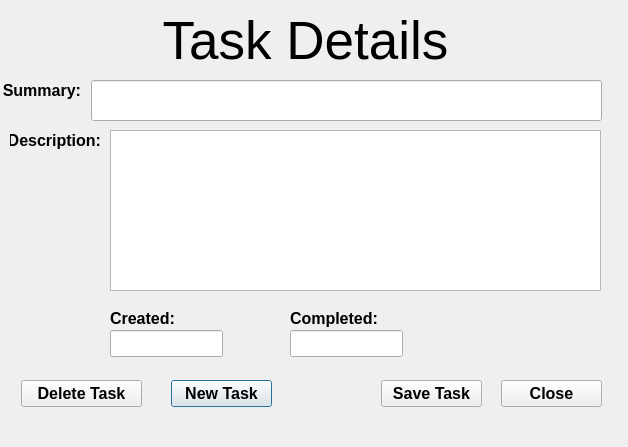
<?xml version="1.0" encoding="UTF-8"?>
<ui version="4.0">
 <class>Dialog</class>
 <widget class="QDialog" name="Dialog">
  <property name="geometry">
   <rect>
    <x>0</x>
    <y>0</y>
    <width>628</width>
    <height>447</height>
   </rect>
  </property>
  <property name="windowTitle">
   <string>To Do Task Info</string>
  </property>
  <widget class="QPushButton" name="newButton">
   <property name="geometry">
    <rect>
     <x>171</x>
     <y>380</y>
     <width>101</width>
     <height>27</height>
    </rect>
   </property>
   <property name="font">
    <font>
     <pointsize>12</pointsize>
     <weight>75</weight>
     <bold>true</bold>
    </font>
   </property>
   <property name="focusPolicy">
    <enum>Qt::ClickFocus</enum>
   </property>
   <property name="text">
    <string>New Task</string>
   </property>
  </widget>
  <widget class="QPushButton" name="saveButton">
   <property name="geometry">
    <rect>
     <x>381</x>
     <y>380</y>
     <width>101</width>
     <height>27</height>
    </rect>
   </property>
   <property name="font">
    <font>
     <pointsize>12</pointsize>
     <weight>75</weight>
     <bold>true</bold>
    </font>
   </property>
   <property name="focusPolicy">
    <enum>Qt::ClickFocus</enum>
   </property>
   <property name="text">
    <string>Save Task</string>
   </property>
  </widget>
  <widget class="QLabel" name="summaryLabel">
   <property name="geometry">
    <rect>
     <x>0</x>
     <y>80</y>
     <width>81</width>
     <height>20</height>
    </rect>
   </property>
   <property name="font">
    <font>
     <pointsize>12</pointsize>
     <weight>75</weight>
     <bold>true</bold>
    </font>
   </property>
   <property name="text">
    <string>Summary:</string>
   </property>
   <property name="alignment">
    <set>Qt::AlignRight|Qt::AlignTrailing|Qt::AlignVCenter</set>
   </property>
  </widget>
  <widget class="QPushButton" name="closeButton">
   <property name="geometry">
    <rect>
     <x>501</x>
     <y>380</y>
     <width>101</width>
     <height>27</height>
    </rect>
   </property>
   <property name="font">
    <font>
     <pointsize>12</pointsize>
     <weight>75</weight>
     <bold>true</bold>
    </font>
   </property>
   <property name="focusPolicy">
    <enum>Qt::ClickFocus</enum>
   </property>
   <property name="text">
    <string>Close</string>
   </property>
  </widget>
  <widget class="QLabel" name="titleLabel">
   <property name="geometry">
    <rect>
     <x>0</x>
     <y>10</y>
     <width>611</width>
     <height>61</height>
    </rect>
   </property>
   <property name="font">
    <font>
     <pointsize>40</pointsize>
    </font>
   </property>
   <property name="text">
    <string>Task Details</string>
   </property>
   <property name="alignment">
    <set>Qt::AlignCenter</set>
   </property>
  </widget>
  <widget class="QPushButton" name="deleteButton">
   <property name="geometry">
    <rect>
     <x>21</x>
     <y>380</y>
     <width>121</width>
     <height>27</height>
    </rect>
   </property>
   <property name="font">
    <font>
     <pointsize>12</pointsize>
     <weight>75</weight>
     <bold>true</bold>
    </font>
   </property>
   <property name="focusPolicy">
    <enum>Qt::ClickFocus</enum>
   </property>
   <property name="text">
    <string>Delete Task</string>
   </property>
  </widget>
  <widget class="QLineEdit" name="summaryEdit">
   <property name="geometry">
    <rect>
     <x>91</x>
     <y>80</y>
     <width>511</width>
     <height>41</height>
    </rect>
   </property>
   <property name="font">
    <font>
     <pointsize>14</pointsize>
     <weight>75</weight>
     <bold>true</bold>
    </font>
   </property>
  </widget>
  <widget class="QTextEdit" name="descriptionEdit">
   <property name="geometry">
    <rect>
     <x>110</x>
     <y>130</y>
     <width>491</width>
     <height>161</height>
    </rect>
   </property>
   <property name="font">
    <font>
     <pointsize>12</pointsize>
    </font>
   </property>
  </widget>
  <widget class="QLineEdit" name="createdEdit">
   <property name="geometry">
    <rect>
     <x>110</x>
     <y>330</y>
     <width>113</width>
     <height>27</height>
    </rect>
   </property>
  </widget>
  <widget class="QLabel" name="createdLabel">
   <property name="geometry">
    <rect>
     <x>110</x>
     <y>310</y>
     <width>70</width>
     <height>17</height>
    </rect>
   </property>
   <property name="font">
    <font>
     <pointsize>12</pointsize>
     <weight>75</weight>
     <bold>true</bold>
    </font>
   </property>
   <property name="text">
    <string>Created:</string>
   </property>
  </widget>
  <widget class="QLineEdit" name="completionEdit">
   <property name="geometry">
    <rect>
     <x>290</x>
     <y>330</y>
     <width>113</width>
     <height>27</height>
    </rect>
   </property>
  </widget>
  <widget class="QLabel" name="completionLabel">
   <property name="geometry">
    <rect>
     <x>290</x>
     <y>310</y>
     <width>91</width>
     <height>17</height>
    </rect>
   </property>
   <property name="font">
    <font>
     <pointsize>12</pointsize>
     <weight>75</weight>
     <bold>true</bold>
    </font>
   </property>
   <property name="text">
    <string>Completed:</string>
   </property>
  </widget>
  <widget class="QLabel" name="descriptionLabel">
   <property name="geometry">
    <rect>
     <x>10</x>
     <y>130</y>
     <width>91</width>
     <height>20</height>
    </rect>
   </property>
   <property name="font">
    <font>
     <pointsize>12</pointsize>
     <weight>75</weight>
     <bold>true</bold>
    </font>
   </property>
   <property name="text">
    <string>Description:</string>
   </property>
   <property name="alignment">
    <set>Qt::AlignRight|Qt::AlignTrailing|Qt::AlignVCenter</set>
   </property>
  </widget>
  <widget class="QLabel" name="idLabel">
   <property name="geometry">
    <rect>
     <x>530</x>
     <y>60</y>
     <width>70</width>
     <height>20</height>
    </rect>
   </property>
   <property name="font">
    <font>
     <pointsize>12</pointsize>
     <weight>75</weight>
     <bold>true</bold>
    </font>
   </property>
   <property name="text">
    <string/>
   </property>
  </widget>
 </widget>
 <resources/>
 <connections/>
</ui>
